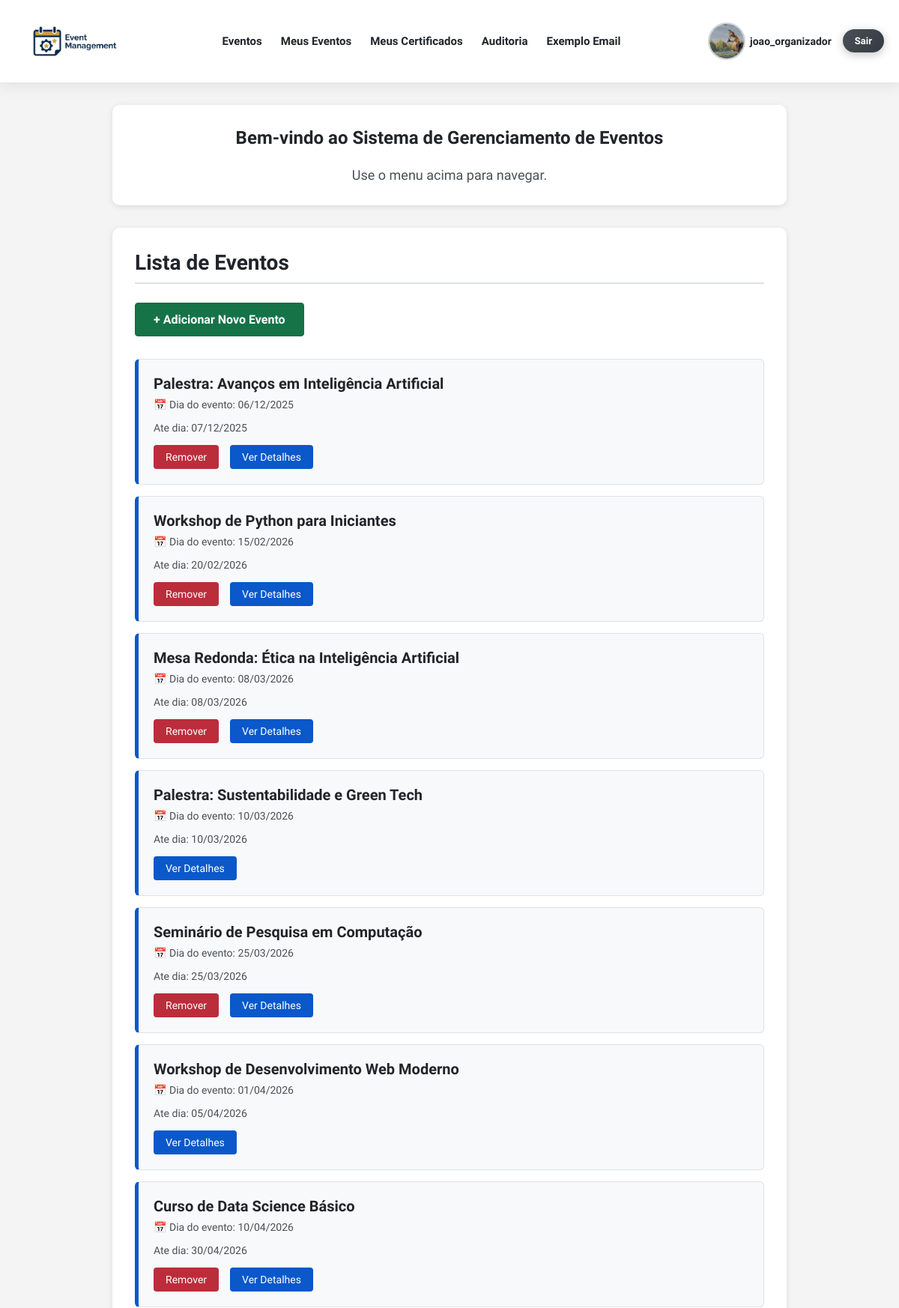
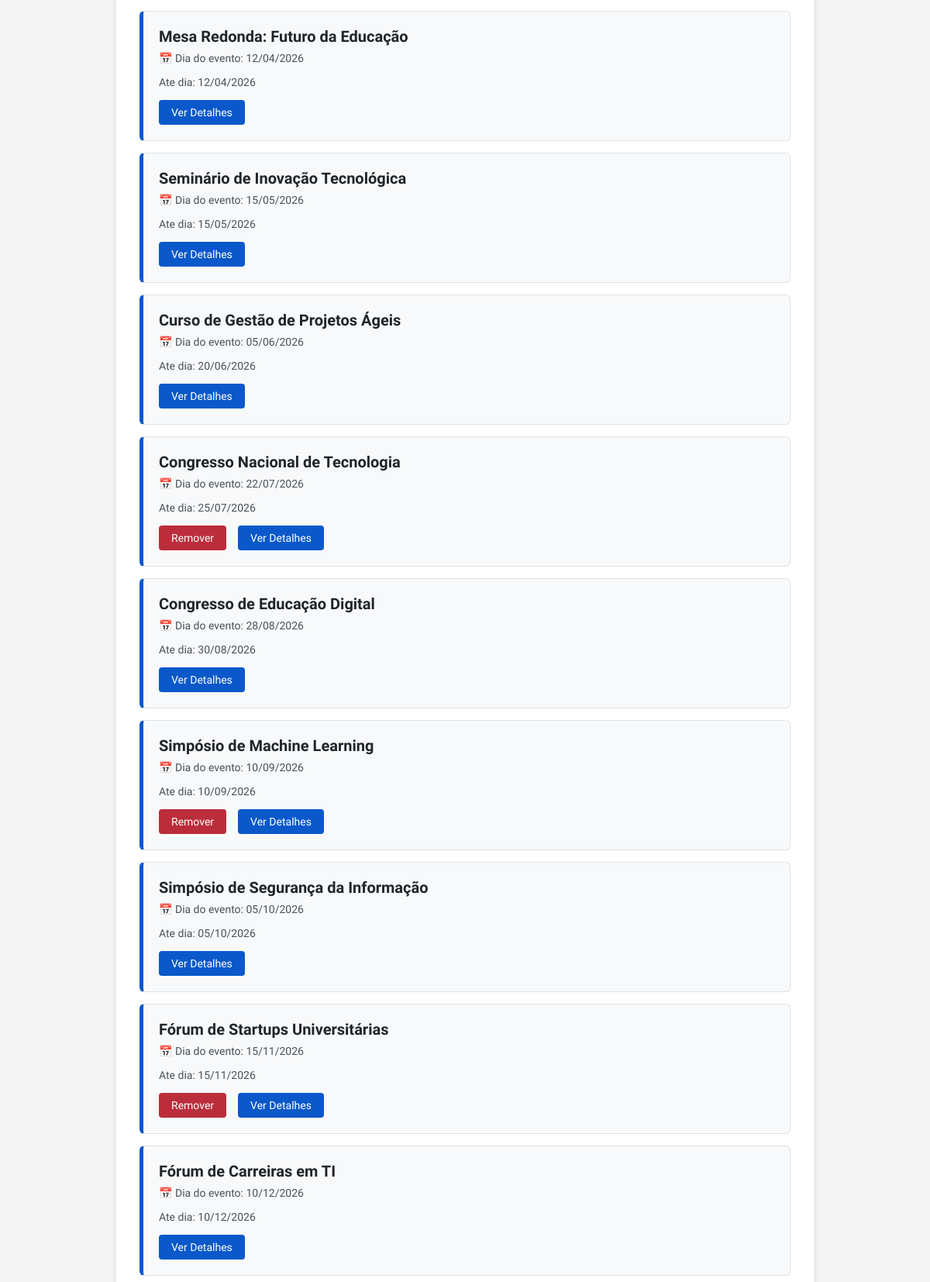
Page / (signed in, upper part) on the committed database (2 pictures, top to bottom).
### app/models.py (models this page shows, shortened)
class UserRegister(AbstractBaseUser):
    type_user_choices = [
        ('Estudante', 'Estudante'),
        ('Professor', 'Professor'),
        ('Organizador', 'Organizador'),
    ]
    username = models.CharField(max_length=150, unique=True)
    email = models.EmailField(unique=True)
    name = models.CharField(max_length=150)
    phone = models.CharField(max_length=20, blank=True, null=True)
    institution = models.CharField(max_length=150, blank=True, null=True)
    user_type = models.CharField(max_length=20, choices=type_user_choices, default ='Estudante', verbose_name="Tipo de Usuário")
    image = models.ImageField(upload_to='usuarios/', null=True, blank=True)
    USERNAME_FIELD = 'username' # Define 'username' como o campo usado para login.
    REQUIRED_FIELDS = ['email', 'name'] # Define os campos obrigatórios na criação de usuário (além de USERNAME_FIELD e password).
    objects = UserRegisterManager() # Associa o Manager customizado ao modelo.
    class Meta:
        db_table = 'user_register'
        ordering = ['username']
        verbose_name = 'Registro de Usuário'
        verbose_name_plural = 'Registros de Usuário'

class Event(models.Model):
    event_type_choices = [
        ('Palestra', 'Palestra'),
        ('Workshop', 'Workshop'),
        ('Seminário', 'Seminário'),
        ('Curso', 'Curso'),
        ('Congresso', 'Congresso'),
        ('Simpósio', 'Simpósio'),
        ('Fórum', 'Fórum'),
        ('Mesa Redonda', 'Mesa Redonda'),
    ]
    title = models.CharField(max_length=200, verbose_name="Título")
    description = models.TextField(verbose_name="Descrição")
    image = models.ImageField(
        upload_to='eventos/',
        verbose_name='Imagem do Evento',
        null=True,
        blank=True
    )
    initial_date = models.DateField(default= '9999-12-31', verbose_name="Data de Início")
    final_date = models.DateField(default='9999-12-31', verbose_name="Data Final")
    location = models.CharField(max_length=200, verbose_name="Local")
    max_capacity = models.IntegerField(verbose_name="Capacidade Máxima")
    creator = models.ForeignKey(
        settings.AUTH_USER_MODEL,
        on_delete=models.CASCADE,
        related_name='created_events', # Relacionamento reverso para eventos criados pelo usuário.
        null=True,
        blank=True,
        verbose_name="Criador"
    )
    professor = models.ForeignKey(
        settings.AUTH_USER_MODEL,
        on_delete=models.SET_NULL,  # Mantém o evento se o professor for deletado (o campo será nulo).
        null=True,
        blank=True,
        verbose_name="Professor Responsável",
        related_name="instructed_events",
        limit_choices_to={'user_type': 'Professor'} # Limita as opções de escolha no admin/formulário.
    )
    event_type = models.CharField(max_length=20, choices=event_type_choices, default='Palestra', verbose_name="Tipo de Evento")
    event_start = models.TimeField(null=False, blank=True, verbose_name="Horario de Início")
    event_end = models.TimeField(null=False, blank=True, verbose_name="Horario de Término")
    participants = models.ManyToManyField(
        settings.AUTH_USER_MODEL,
        through='EventParticipant', # Define que a relação M2M será gerenciada pelo modelo EventParticipant.
        through_fields=('event', 'participant'),
        related_name='attended_events', # Relacionamento reverso para eventos que o usuário participa.
        blank=True,
        verbose_name="Participantes"
    )
    event_finalized = models.BooleanField(default=False, verbose_name="Evento Finalizado")
    class Meta:
        db_table = 'event'
        ordering = ['initial_date']
        verbose_name = 'Evento'
        verbose_name_plural = 'Eventos'

### app/views.py (the view)
# urls.py: path('', views.home, name='home'),
def home(request):
    eventos = Event.objects.all() # Busca todos os eventos cadastrados.
    return render(request, 'event/event_list.html', {'eventos': eventos})

### app/templates/event/event_list.html
{% extends "base.html" %}
{% block content %}
{% load static %}
 <div class="welcome-container">
        <h2>Bem-vindo ao Sistema de Gerenciamento de Eventos</h2>
        <p>Use o menu acima para navegar.</p>
    </div>
<div class="events-container">
    <h2>Lista de Eventos</h2>
    <hr>
    {% if user.is_authenticated %}
    <a href="{% url 'add_event' %}" class="add-event-btn">
        + Adicionar Novo Evento
    </a>
    {% endif %}
    {% if eventos %}
        <ul class="events-list">
            {% for evento in eventos %}
                <li class="event-item">
                    <div class="event-title">{{ evento.title }}</div>
                    <p class="event-date">📅 Dia do evento: {{ evento.initial_date|date:"d/m/Y" }}</p>
                    <p class="event-date">Ate dia: {{ evento.final_date|date:"d/m/Y" }}</p>
                    <div class="event-actions">
                        {% if evento.creator == user %}
                            <a href="{% url 'remove_event' pk=evento.pk %}" class="btn-remove">Remover</a>
                        {% endif %}
                        <a href="{% url 'event_detail' pk=evento.pk %}" class="btn-details">Ver Detalhes</a>
                    </div>
                </li>
            {% endfor %}
        </ul>
    {% else %}
        <p class="no-events">Nenhum evento cadastrado ainda.</p>
    {% endif %}
</div>
{% endblock %}

### app/templates/base.html (shortened to what this page needs)
{% load static %}
<!DOCTYPE html>
<html lang="pt-br">
<head>
    <link rel="stylesheet" type="text/css" href="{% static 'css/style.css' %}">
</head>
<body>
    <header class="header">
        {% block header %}
        <nav>
            <div class="nav-brand">
                <a href="{% url 'home' %}"><img class="logo" src="{% static 'img/logo.png' %}" alt="logo do sistema de Gerenciamento de Eventos"></a>
            </div>
            <ul class="nav-menu">
                <li><a id="event_button" href="{% url 'event_list' %}">Eventos</a></li>
                {% if user.is_authenticated %}
                    <li>
                        <a href="{% url 'event_subscribed' %}">Meus Eventos</a>
                    </li>
                    <li>
                        <a href="{% url 'certificate_list' %}">Meus Certificados</a>
                    </li>
                {% endif %}
                {% if user.user_type == 'Organizador' %}
                    <li>
                        <a href="{% url 'auditorial' %}">Auditoria</a>
                    </li>
                {% endif %}
                {% if user.user_type == 'Organizador' %}
                    <li>
                        <a href="{% url 'exemplo' %}">Exemplo Email</a>
                    </li>
                {% endif %}
            </ul>
            <div class="user-actions">
                {% if user.is_authenticated %}
                    <a class="profile-link" href="{% url 'profile' %}">
                        {% if user.image %}
                            <img class="user-avatar-menu" src="{{ user.image.url }}" alt="Avatar de {{ user.username }}">
                        {% else %}
                            <img class="user-avatar-menu" src="{% static 'img/default-avatar.jpg' %}" alt="Avatar padrão">
                        {% endif %}
                        <span class="profile-username">{{ user.username }}</span>
                    </a>
                    <a class="logout-link" href="{% url 'logout' %}">Sair</a>
                {% else %}
                    <a href="{% url 'login' %}">Entrar</a>
                    <a href="{% url 'register' %}">Registro</a>
                {% endif %}
            </div>
        </nav>
        {% endblock %}
    </header>
    <main>
        {% block content %}{% endblock %}
    </main>
</body>
</html>

### static/css/style.css (style rules this page uses)
* { margin: 0; padding: 0; box-sizing: border-box; scroll-behavior: smooth; }
body { font-family: 'BioRhyme', serif; font-optical-sizing: auto; font-weight: 400; font-style: normal; font-variation-settings: "wdth" 100; background: #f4f4f4; color: #212529; overflow-x: hidden; min-height: 100vh; display: flex; flex-direction: column; }
.header { background: #ffffff; box-shadow: 0 2px 20px rgba(0, 0, 0, 0.1); padding: 0 20px; position: sticky; top: 0; z-index: 1000; }
.header nav { display: flex; align-items: center; justify-content: space-between; max-width: 1200px; margin: 0 auto; padding: 12px 0; }
.header ul { display: flex; list-style: none; margin: 0; padding: 0; align-items: center; gap: 25px; }
.logo { display: flex; align-items: center; justify-content: center; padding: 8px 16px; transition: all 0.4s ease; max-width: 160px; }
.header .nav-brand a::after { content: none; }
.header nav a { text-decoration: none; color: #212529; font-weight: 600; font-size: 15px; transition: all 0.3s ease; position: relative; padding: 6px 0; }
.header nav a::after { content: ''; position: absolute; bottom: 0; left: 0; width: 0; height: 2px; background: #0a58ca; transition: width 0.3s ease; }
.header .user-actions a::after { content: none; }
.user-actions { display: flex; align-items: center; gap: 15px; }
.profile-link { display: flex; align-items: center; gap: 6px; text-decoration: none; color: #212529; transition: all 0.3s ease; }
.user-avatar-menu { width: 50px; height: 50px; border-radius: 50%; object-fit: cover; border: 2px solid #ced4da; transition: all 0.3s ease; }
.profile-username { font-weight: 600; font-size: 14px; }
.user-actions a:not(.profile-link) { background: linear-gradient(135deg, #4c51bf 0%, #764ba2 100%); color: white; padding: 8px 16px; border-radius: 20px; font-weight: 700; font-size: 13px; text-decoration: none; transition: all 0.3s ease; box-shadow: 0 3px 12px rgba(76, 81, 191, 0.3); }
.logout-link { background: linear-gradient(135deg, #495057 0%, #343a40 100%) !important; box-shadow: 0 3px 12px rgba(52, 58, 64, 0.3) !important; }
main { flex: 1; min-height: calc(100vh - 200px); padding-bottom: 150px; width: 100%; }
.welcome-container, .events-container, .subscribed-events-container, .event-form-container, .delete-confirmation-container, .event-detail-container, .profile-container, .profile-edit-container, .certificates-container { background: #fff; margin: 30px auto; padding: 40px; border-radius: 10px; box-shadow: 0 2px 8px rgba(0, 0, 0, 0.1); }
.welcome-container { text-align: center; padding: 30px; max-width: 900px; }
.welcome-container p { font-size: 18px; color: #495057; margin-top: 25px; }
.events-container, .subscribed-events-container { max-width: 900px; padding: 30px; }
.events-container h2, .subscribed-events-container h2, .event-form-container h2, .profile-container h2, .profile-edit-container h2 { color: #212529; margin-bottom: 10px; font-size: 28px; }
.events-container hr, .subscribed-events-container hr, .event-form-container hr { border: none; border-top: 2px solid #dee2e6; margin-bottom: 25px; }
.add-event-btn { display: inline-block; padding: 12px 24px; background: #157347; color: #fff; text-decoration: none; border-radius: 4px; margin-bottom: 30px; font-weight: 600; transition: background 0.3s ease; border: 1px solid #146c43; }
.btn-remove { background: #bb2d3b; color: #fff; }
.btn-details { background: #0a58ca; color: #fff; }
.events-list, .subscribed-events-list { list-style: none; padding: 0; margin: 0; }
.event-item, .subscribed-event-item { background: #f8f9fa; padding: 20px; margin-bottom: 15px; border-radius: 6px; transition: transform 0.2s ease, box-shadow 0.2s ease; border: 1px solid #dee2e6; }
.event-item { border-left: 5px solid #0a58ca; }
.event-title { font-size: 20px; font-weight: 700; color: #212529; margin-bottom: 8px; }
.event-date { color: #495057; font-size: 14px; margin-bottom: 15px; font-weight: 500; }
.event-actions { display: flex; gap: 15px; margin-top: 10px; }
.event-actions a { padding: 8px 16px; text-decoration: none; border-radius: 4px; font-size: 14px; transition: all 0.3s ease; }

### rows in the picture
UserRegister: image (picture), username "joao_organizador"
Event: title "Palestra: Avanços em Inteligência Artificial", initial_date "06/12/2025", final_date "07/12/2025", shows "Remover"
Event: title "Workshop de Python para Iniciantes", initial_date "15/02/2026", final_date "20/02/2026", shows "Remover"
Event: title "Mesa Redonda: Ética na Inteligência Artificial", initial_date "08/03/2026", final_date "08/03/2026", shows "Remover"
Event: title "Palestra: Sustentabilidade e Green Tech", initial_date "10/03/2026", final_date "10/03/2026"
Event: title "Seminário de Pesquisa em Computação", initial_date "25/03/2026", final_date "25/03/2026", shows "Remover"
Event: title "Workshop de Desenvolvimento Web Moderno", initial_date "01/04/2026", final_date "05/04/2026"
Event: title "Curso de Data Science Básico", initial_date "10/04/2026", final_date "30/04/2026", shows "Remover"
Event: title "Mesa Redonda: Futuro da Educação", initial_date "12/04/2026", final_date "12/04/2026"
Event: title "Seminário de Inovação Tecnológica", initial_date "15/05/2026", final_date "15/05/2026"
Event: title "Curso de Gestão de Projetos Ágeis", initial_date "05/06/2026", final_date "20/06/2026"
Event: title "Congresso Nacional de Tecnologia", initial_date "22/07/2026", final_date "25/07/2026", shows "Remover"
Event: title "Congresso de Educação Digital", initial_date "28/08/2026", final_date "30/08/2026"
Event: title "Simpósio de Machine Learning", initial_date "10/09/2026", final_date "10/09/2026", shows "Remover"
Event: title "Simpósio de Segurança da Informação", initial_date "05/10/2026", final_date "05/10/2026"
Event: title "Fórum de Startups Universitárias", initial_date "15/11/2026", final_date "15/11/2026", shows "Remover"
Event: title "Fórum de Carreiras em TI", initial_date "10/12/2026", final_date "10/12/2026"
